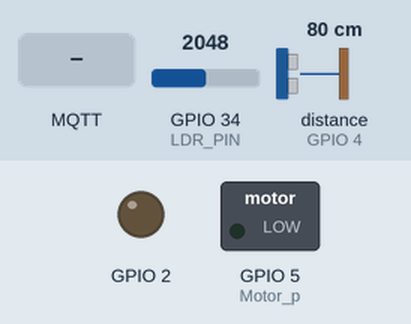
Simulated run of this sketch. Board: ESP32. Parts: switched loads named in the sketch (green lamp = pin HIGH), output pins drawn as LEDs (lit = HIGH). Wiring (inferred from the names in the program): ultrasonic range finder: trigger GPIO 18; echo GPIO 4. The test bench sets the inputs (shaded band); at power-on: GPIO 34 (LDR_PIN) = 2048, distance to the obstacle (sensor on GPIO 4) 80 cm (analog values on the 0–4095 scale). The echo pulse lasts 58.3 µs per cm; WiFi joins after 1.5 s; servers stay silent unless stated; random numbers use the default seed unless the sketch sets one; no MQTT or app messages arrive unless stated; pins used as bus, display or sensor lines are not drawn; what the sketch prints to the serial monitor is not drawn.

Above: at 2.7 s.
2.8 s: MQTT message "1" arrives on the first subscribed topic
At 4.0 s:
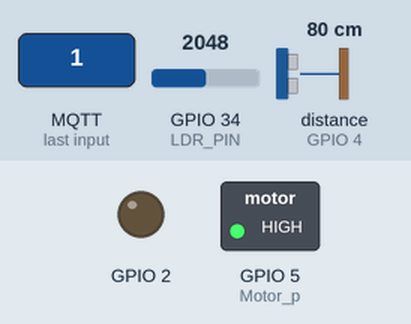
13.2 s: MQTT message "0" arrives on the first subscribed topic
At 14.5 s:
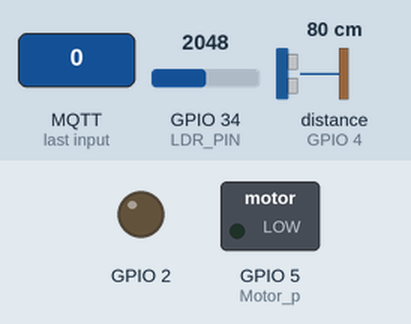
Timing chart, 0 to 16.2 s (numbered marks = the images above; inputs shaded):
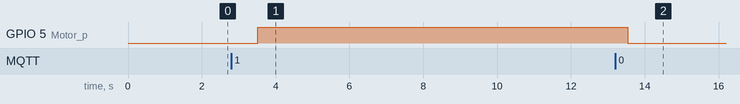

The sketch:

esp2.ino
```cpp
//ok
 #include <WiFi.h>

#include <PubSubClient.h>
#include <WiFiClientSecure.h>

//---- WiFi settings
const char* ssid = "ZTE_F8FA3C_2.4G";
const char* password = "20989296";

//---- MQTT Broker settings
const char* mqtt_server = "192.168.0.155"; // replace with your broker url

const int mqtt_port =1883;


WiFiClient espClient;
PubSubClient client(espClient);
unsigned long lastMsg = 0;

#define MSG_BUFFER_SIZE  (50)
char msg[MSG_BUFFER_SIZE];

int sensor1 = 0;
float sensor2 = 0;
float sensor3=0;
int command1 =0;
int state=0;

const char* sensor2_topic= "AshesiInTopic/LDR/2";
const char*  sensor1_topic="AshesiInTopic/ultra/2";
const char*  sensor3_topic="AshesiIoTTopic";

const char* command1_topic="motorcontrol/esp2";
const char* command2_topic="AshesiIoTTopic/#";

const int LDR_PIN = 34;
int ldrvalue=0;

const int trigPin = 18;
const int echoPin = 4;

const int Motor_p = 5;


#define SOUND_SPEED 0.034
#define CM_TO_INCH 0.393701

long duration;
float distanceCm;
float LDR_Voltage;

void ultrasonic(void*parameters);
void LDR(void*parameters);
void Motor(void*parameters);

//==========================================
void setup_wifi() {
  delay(10);
  Serial.print("\nConnecting to ");
  Serial.println(ssid);

  WiFi.mode(WIFI_STA);
  WiFi.begin(ssid, password);
  Serial.println("");

  while (WiFi.status() != WL_CONNECTED) {
    delay(500);
    Serial.print(".");
  }
  //=======
  Serial.println("");
  Serial.print("Connected to ");
  Serial.println(ssid);
  Serial.print("IP address: ");
  Serial.println(WiFi.localIP());
  //=======
  randomSeed(micros());
  Serial.println("\nWiFi connected\nIP address: ");
  Serial.println(WiFi.localIP());
}


//=====================================
void reconnect() {
  // Loop until we're reconnected
  while (!client.connected()) {
    Serial.print("Attempting MQTT connection...");
    String clientId = "ESP32Client-";   // Create a random client ID
    clientId += String(random(0xffff), HEX);  //you could make this static
    // Attempt to connect
    if (client.connect(clientId.c_str())){//, mqtt_username, mqtt_password)) {
      Serial.println("connected");

      client.subscribe(command1_topic);   // subscribe the topics here
      client.subscribe(command2_topic);   // subscribe the topics here
    } else {
      Serial.print("failed, rc=");
      Serial.print(client.state());
      Serial.println(" try again in 5 seconds");   // Wait 5 seconds before retrying
      delay(5000);
    }
  }
}

void setup() {

 Serial.begin(115200);
  //while (!Serial) delay(1);
  Serial.println("Setting up");
  setup_wifi();
  pinMode(BUILTIN_LED, OUTPUT);     // Initialize the BUILTIN_LED pin as an output

//
//  #ifdef ESP8266
//    espClient.setInsecure();
//  #else   // for the ESP32
//    espClient.setCACert(root_ca);      // enable this line and the the "certificate" code for secure connection
//  #endif

  client.setServer(mqtt_server, 1883 );//mqtt_port
  client.setCallback(callback);
  analogReadResolution(10); //default is 12. Can be set between 9-12.
   pinMode(Motor_p, OUTPUT);

  // put your setup code here, to run once:
  pinMode(trigPin, OUTPUT);
  pinMode(echoPin, INPUT);

  xTaskCreate(
    ultrasonic,
    "This is tasl 1",
    1024,
    NULL,
    1,
    NULL
  );

    xTaskCreate(
    LDR,
    "This is tasl 1",
    1024,
    NULL,
    1,
    NULL
  );

    xTaskCreate(
    Motor,
    "This is tasl 1",
    1024,
    NULL,
    1,
    NULL
  );
}


void loop()
{
  if (!client.connected()) reconnect();
  client.loop();

  //---- example: how to publish sensor values every 5 sec
  unsigned long now = millis();
  if (now - lastMsg > 5000) {
    lastMsg = now;
    String sensor1 = String(distanceCm);
    String sensor2 = String(LDR_Voltage);
    publishMessage(sensor1_topic,String(sensor1),true);
    publishMessage(sensor2_topic,String(sensor2),true);

  }
}
//=======================================
// This void is called every time we have a message from the broker

void callback(char* topic, byte* payload, unsigned int length) {
  String incommingMessage = "";
  for (int i = 0; i < length; i++) incommingMessage+=(char)payload[i];

  Serial.println("Message arrived ["+String(topic)+"]"+incommingMessage);

  //--- check the incomming message
    if( strcmp(topic,command1_topic) == 0){
     if (incommingMessage.equals("1")) state=1;   // Turn the LED on
     else state=0;  // Turn the LED off
  }

   //  check for other commands
 /*  else  if( strcmp(topic,command2_topic) == 0){
     if (incommingMessage.equals("1")) {  } // do something else
  }
  */
}


//======================================= publising as string
void publishMessage(const char* topic, String payload , boolean retained){
  if (client.publish(topic, payload.c_str(), true));
//      Serial.println("Message publised ["+String(topic)+"]: "+payload);
}

void ultrasonic(void*parameters){

for(;;){
  digitalWrite(trigPin, LOW);
  delayMicroseconds(2);

  digitalWrite(trigPin, HIGH);
  delayMicroseconds(10);
  digitalWrite(trigPin, LOW);

  duration = pulseIn(echoPin,HIGH);
  distanceCm = duration* SOUND_SPEED/2;

  Serial.print("Distance (cm): ");
  Serial.println(distanceCm);

  vTaskDelay(1000);
}


}

void LDR(void*parameters){

for(;;){

    ldrvalue=analogRead(LDR_PIN);//Reads the Value of LDR(light).
    LDR_Voltage = 0.4168* ldrvalue - 46.2;
    if (LDR_Voltage < 0) {
      LDR_Voltage=0;
    }
    Serial.print("LDR LUX value is :");//Prints the value of LDR to Serial Monitor.
    Serial.print(LDR_Voltage);
    Serial.println("");

    }
  vTaskDelay(1000);
}


void Motor(void*parameters){

for(;;){
  digitalWrite(Motor_p, state);   // turn the LED on (HIGH is the voltage level)
//  delay(10000);                       // wait for a second
//  digitalWrite(Motor_p, LOW);    // turn the LED off by making the voltage LOW
//  delay(10000);                       // wait for a second
//
  vTaskDelay(1000);
}


}
```

Measured:
- after the input at 2.8 s, GPIO 5 (Motor_p): LOW → HIGH after 0.72 s
- after the input at 13.2 s, GPIO 5 (Motor_p): HIGH → LOW after 0.33 s
